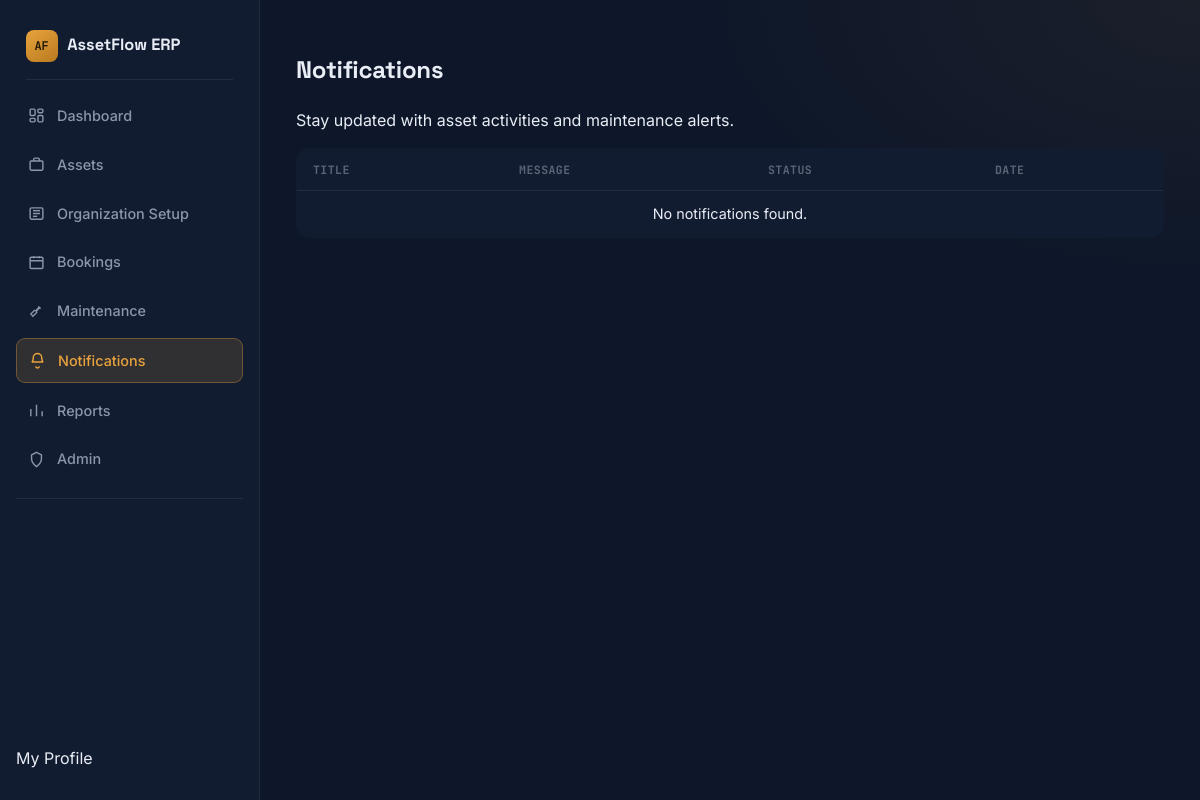
The app's page /notifications/ (signed in), older data.
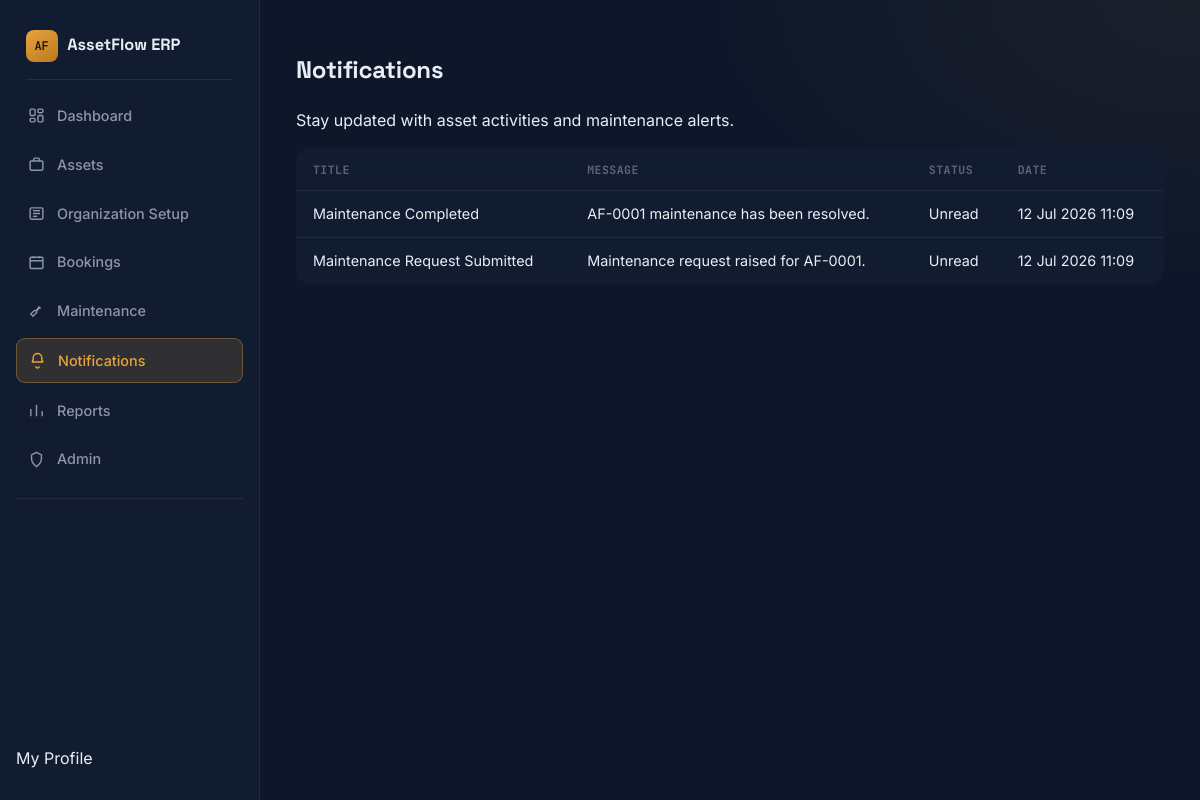
The same page, newer data.
### notifications/models.py (models this page shows, shortened)
class Notification(models.Model):
    user = models.ForeignKey(
        User,
        on_delete=models.CASCADE
    )
    title = models.CharField(max_length=200)
    message = models.TextField()
    is_read = models.BooleanField(default=False)
    created_at = models.DateTimeField(auto_now_add=True)
    class Meta:
        ordering = ["-created_at"]

### notifications/views.py (the view)
@login_required
def notification_list(request):
    notifications = Notification.objects.filter(
        user=request.user
    )
    return render(
        request,
        "notifications/notification_list.html",
        {
            "notifications": notifications
        }
    )

### templates/notifications/notification_list.html (shortened to what this page needs)
{% extends "base.html" %}
{% block content %}
<div class="page-head" style="display:flex;justify-content:space-between;align-items:center;">
    <div>
        <h2>Notifications</h2>
        <p>Stay updated with asset activities and maintenance alerts.</p>
    </div>
</div>
<table>
    <thead>
        <tr>
            <th>Title</th>
            <th>Message</th>
            <th>Status</th>
            <th>Date</th>
        </tr>
    </thead>
    <tbody>
        {% for notification in notifications %}
        <tr>
            <td>{{ notification.title }}</td>
            <td>{{ notification.message }}</td>
            <td>
                {% if notification.is_read %}
                    Read
                {% else %}
                    Unread
                {% endif %}
            </td>
            <td>{{ notification.created_at|date:"d M Y H:i" }}</td>
        </tr>
        {% empty %}
        <tr>
            <td colspan="4" style="text-align:center;">
                No notifications found.
            </td>
        </tr>
        {% endfor %}
    </tbody>
</table>
{% endblock %}

### templates/base.html (shortened to what this page needs)
<!DOCTYPE html>
<html lang="en">
<head>
</head>
<body>
    <div class="sidebar">
        <div class="brand"><span class="mark">AF</span> AssetFlow ERP</div>
        <hr>
        <ul class="nav-group">
            <li><a href="/dashboard/">
                    <svg viewBox="0 0 24 24" fill="none" stroke-width="2">
                        <rect x="3" y="3" width="7" height="9" rx="1.5" />
                        <rect x="14" y="3" width="7" height="5" rx="1.5" />
                        <rect x="14" y="12" width="7" height="9" rx="1.5" />
                        <rect x="3" y="16" width="7" height="5" rx="1.5" />
                    </svg>
                    Dashboard
                </a></li>
            <li><a href="/assets/">
                    <svg viewBox="0 0 24 24" fill="none" stroke-width="2">
                        <rect x="3" y="7" width="18" height="13" rx="1.5" />
                        <path d="M8 7V5a2 2 0 0 1 2-2h4a2 2 0 0 1 2 2v2" />
                    </svg>
                    Assets
                </a></li>
            <li>
                <a href="{% url 'organization_setup' %}">
                    <svg viewBox="0 0 24 24" fill="none" stroke-width="2">
                        <rect x="3" y="4" width="18" height="16" rx="2" />
                        <path d="M7 8h10" />
                        <path d="M7 12h10" />
                        <path d="M7 16h6" />
                    </svg>
                    Organization Setup
                </a>
            </li>
            <li><a href="/bookings/">
                    <svg viewBox="0 0 24 24" fill="none" stroke-width="2">
                        <rect x="3" y="4.5" width="18" height="16" rx="1.5" />
                        <path d="M3 9.5h18M8 3v3M16 3v3" />
                    </svg>
                    Bookings
                </a></li>
            <li><a href="/maintenance/">
                    <svg viewBox="0 0 24 24" fill="none" stroke-width="2">
                        <path d="M14.7 6.3a4 4 0 0 1-5.4 5.4L4 17l3 3 5.3-5.3a4 4 0 0 1 5.4-5.4l-3-3-0z" />
                    </svg>
                    Maintenance
                </a></li>
            <li><a href="/notifications/">
                    <svg viewBox="0 0 24 24" fill="none" stroke-width="2">
                        <path d="M6 8a6 6 0 0 1 12 0c0 5 2 6 2 6H4s2-1 2-6" />
                        <path d="M9.5 20a2.5 2.5 0 0 0 5 0" />
                    </svg>
                    Notifications
                </a></li>
            <li><a href="/reports/">
                    <svg viewBox="0 0 24 24" fill="none" stroke-width="2">
                        <path d="M4 20V10M12 20V4M20 20v-7" />
                    </svg>
                    Reports
                </a></li>
            <li><a href="/admin/">
                    <svg viewBox="0 0 24 24" fill="none" stroke-width="2">
                        <path d="M12 2l7 3.5v5c0 5-3 8.5-7 11.5-4-3-7-6.5-7-11.5v-5L12 2z" />
                    </svg>
                    Admin
                </a></li>
        </ul>
        <div class="sidebar-foot">
            <a href="{% url 'profile' %}">
                <svg viewBox="0 0 24 24" fill="none" stroke-width="2">
                    <circle cx="12" cy="8" r="3.5" />
                    <path d="M5 20c0-3.9 3.1-6.5 7-6.5s7 2.6 7 6.5" />
                </svg>
                My Profile
            </a>
            <a href="{% url 'logout' %}">
                <svg viewBox="0 0 24 24" fill="none" stroke-width="2">
                    <path d="M9 21H5a2 2 0 0 1-2-2V5a2 2 0 0 1 2-2h4" />
                    <path d="M16 17l5-5-5-5" />
                    <path d="M21 12H9" />
                </svg>
            </a>
        </div>
    </div>
    <div class="content">
        {% block content %}
        {% endblock %}
    </div>
</body>
</html>

### templates/base.html (style rules this page uses)
:root { --bg: #0b1220; --bg-soft: #0e1729; --surface: #121c30; --surface-2: #182236; --border: rgba(232, 237, 245, 0.08); --border-strong: rgba(232, 237, 245, 0.16); --text-main: #e9edf5; --text-muted: #8c96ab; --text-faint: #5c6478; --accent: #e8a33d; --accent-soft: rgba(232, 163, 61, 0.14); --accent-dim: rgba(232, 163, 61, 0.35); --ok: #34d399; --ok-soft: rgba(52, 211, 153, 0.14); --danger: #f1665f; --danger-soft: rgba(241, 102, 95, 0.14); --radius: 14px; --sidebar-w: 260px; --font-display: 'Space Grotesk', system-ui, sans-serif; --font-body: 'Inter', system-ui, sans-serif; --font-mono: 'JetBrains Mono', ui-monospace, monospace; }
* { box-sizing: border-box; }
body { margin: 0; }
body { background: radial-gradient(900px 500px at 100% 0%, rgba(232, 163, 61, 0.06), transparent 55%), var(--bg-soft); color: var(--text-main); font-family: var(--font-body); line-height: 1.5; }
a { color: inherit; text-decoration: none; }
.sidebar { width: var(--sidebar-w); height: 100vh; position: fixed; top: 0; left: 0; background: var(--surface); border-right: 1px solid var(--border); color: var(--text-main); padding: 1.5rem 1rem; display: flex; flex-direction: column; z-index: 40; transition: transform 0.25s ease; }
.sidebar .brand { display: flex; align-items: center; gap: 0.6rem; font-family: var(--font-display); font-weight: 700; font-size: 1.02rem; padding: 0.35rem 0.6rem 1.1rem; }
.sidebar .brand .mark { width: 32px; height: 32px; border-radius: 8px; background: linear-gradient(145deg, var(--accent), #b97a1f); color: #1a1305; display: flex; align-items: center; justify-content: center; font-family: var(--font-mono); font-weight: 600; font-size: 0.75rem; flex-shrink: 0; }
.sidebar hr { border: none; border-top: 1px solid var(--border); margin: 0 0.6rem 0.9rem; }
.nav-group { list-style: none; margin: 0 0 auto 0; padding: 0; display: flex; flex-direction: column; gap: 0.2rem; }
.nav-group a, .sidebar>a { color: var(--text-muted); display: flex; align-items: center; gap: 0.75rem; text-decoration: none; padding: 0.65rem 0.75rem; margin-bottom: 0.2rem; border-radius: 9px; font-size: 0.9rem; font-weight: 500; transition: background-color 0.15s, color 0.15s; }
.nav-group a svg, .sidebar>a svg { width: 17px; height: 17px; stroke: currentColor; flex-shrink: 0; }
.nav-group a.active { background: var(--accent-soft); color: var(--accent); border: 1px solid var(--accent-dim); }
.sidebar-foot { border-top: 1px solid var(--border); padding-top: 0.9rem; margin-top: 0.9rem; display: flex; flex-direction: column; gap: 0.2rem; }
.sidebar-foot a[href*="logout"] { color: #ff9f97; }
.content { margin-left: var(--sidebar-w); padding: 2rem 2.25rem 3rem; min-height: 100vh; }
h1, h2, h3, h4, h5 { font-family: var(--font-display); letter-spacing: -0.01em; }
table { width: 100%; border-collapse: collapse; background: var(--surface); border: 1px solid var(--border); border-radius: var(--radius); overflow: hidden; }
th, td { padding: 0.75rem 1rem; text-align: left; border-bottom: 1px solid var(--border); font-size: 0.9rem; }
th { color: var(--text-faint); font-family: var(--font-mono); font-size: 0.72rem; letter-spacing: 0.04em; text-transform: uppercase; }
tr:last-child td { border-bottom: none; }

Row changes from the older to the newer data that the page shows:
added Notification: title "Maintenance Completed", message "AF-0001 maintenance has been resolved.", is_read "Unread", created_at "12 Jul 2026 11:09"
added Notification: title "Maintenance Request Submitted", message "Maintenance request raised for AF-0001.", is_read "Unread", created_at "12 Jul 2026 11:09"
Text that changed along with them:
text no longer shown: "No notifications found."
